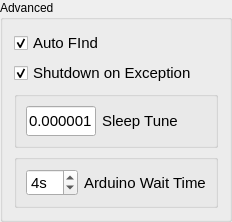
    <widget class="QGroupBox" name="groupBox_6">
     <property name="toolTip">
      <string>Advanced Settings. Should normally not need to adjust these.</string>
     </property>
     <property name="title">
      <string>Advanced</string>
     </property>
     <layout class="QVBoxLayout" name="verticalLayout">
      <item>
       <widget class="QCheckBox" name="checkBox_auto_find">
        <property name="font">
         <font>
          <pointsize>11</pointsize>
         </font>
        </property>
        <property name="focusPolicy">
         <enum>Qt::NoFocus</enum>
        </property>
        <property name="text">
         <string>Auto FInd</string>
        </property>
        <property name="checked">
         <bool>true</bool>
        </property>
       </widget>
      </item>
      <item>
       <widget class="QCheckBox" name="checkBox_shutdown_on_exception">
        <property name="font">
         <font>
          <pointsize>11</pointsize>
         </font>
        </property>
        <property name="focusPolicy">
         <enum>Qt::NoFocus</enum>
        </property>
        <property name="text">
         <string>Shutdown on Exception</string>
        </property>
        <property name="checked">
         <bool>true</bool>
        </property>
       </widget>
      </item>
      <item>
       <widget class="QGroupBox" name="groupBox_9">
        <property name="minimumSize">
         <size>
          <width>0</width>
          <height>40</height>
         </size>
        </property>
        <property name="maximumSize">
         <size>
          <width>16777215</width>
          <height>16777215</height>
         </size>
        </property>
        <property name="toolTip">
         <string>Fine adjust the sleep tuning parameter.</string>
        </property>
        <property name="title">
         <string/>
        </property>
        <layout class="QHBoxLayout" name="horizontalLayout_5">
         <item>
          <widget class="QLineEdit" name="lineEdit_serial_sleep_tune">
           <property name="sizePolicy">
            <sizepolicy hsizetype="Minimum" vsizetype="Fixed">
             <horstretch>0</horstretch>
             <verstretch>0</verstretch>
            </sizepolicy>
           </property>
           <property name="minimumSize">
            <size>
             <width>0</width>
             <height>30</height>
            </size>
           </property>
           <property name="maximumSize">
            <size>
             <width>70</width>
             <height>16777215</height>
            </size>
           </property>
           <property name="font">
            <font>
             <pointsize>11</pointsize>
            </font>
           </property>
           <property name="text">
            <string>0.000001</string>
           </property>
          </widget>
         </item>
         <item>
          <widget class="QLabel" name="label_6">
           <property name="font">
            <font>
             <pointsize>11</pointsize>
            </font>
           </property>
           <property name="text">
            <string>Sleep Tune</string>
           </property>
           <property name="margin">
            <number>5</number>
           </property>
           <property name="buddy">
            <cstring>spinBox_wait_time</cstring>
           </property>
          </widget>
         </item>
        </layout>
       </widget>
      </item>
      <item>
       <widget class="QGroupBox" name="groupBox_8">
        <property name="minimumSize">
         <size>
          <width>0</width>
          <height>40</height>
         </size>
        </property>
        <property name="maximumSize">
         <size>
          <width>16777215</width>
          <height>16777215</height>
         </size>
        </property>
        <property name="toolTip">
         <string>This is the delay to allow the micro to reset itself upon connection</string>
        </property>
        <property name="title">
         <string/>
        </property>
        <layout class="QHBoxLayout" name="horizontalLayout_6">
         <item>
          <widget class="QSpinBox" name="spinBox_wait_time">
           <property name="sizePolicy">
            <sizepolicy hsizetype="Minimum" vsizetype="Minimum">
             <horstretch>0</horstretch>
             <verstretch>0</verstretch>
            </sizepolicy>
           </property>
           <property name="minimumSize">
            <size>
             <width>34</width>
             <height>25</height>
            </size>
           </property>
           <property name="maximumSize">
            <size>
             <width>65</width>
             <height>30</height>
            </size>
           </property>
           <property name="font">
            <font>
             <pointsize>11</pointsize>
            </font>
           </property>
           <property name="focusPolicy">
            <enum>Qt::ClickFocus</enum>
           </property>
           <property name="suffix">
            <string>s</string>
           </property>
           <property name="minimum">
            <number>1</number>
           </property>
           <property name="maximum">
            <number>15</number>
           </property>
           <property name="value">
            <number>4</number>
           </property>
          </widget>
         </item>
         <item>
          <widget class="QLabel" name="label_5">
           <property name="font">
            <font>
             <pointsize>11</pointsize>
            </font>
           </property>
           <property name="text">
            <string>Arduino Wait Time</string>
           </property>
           <property name="margin">
            <number>5</number>
           </property>
           <property name="buddy">
            <cstring>spinBox_wait_time</cstring>
           </property>
          </widget>
         </item>
        </layout>
       </widget>
      </item>
     </layout>
    </widget>
